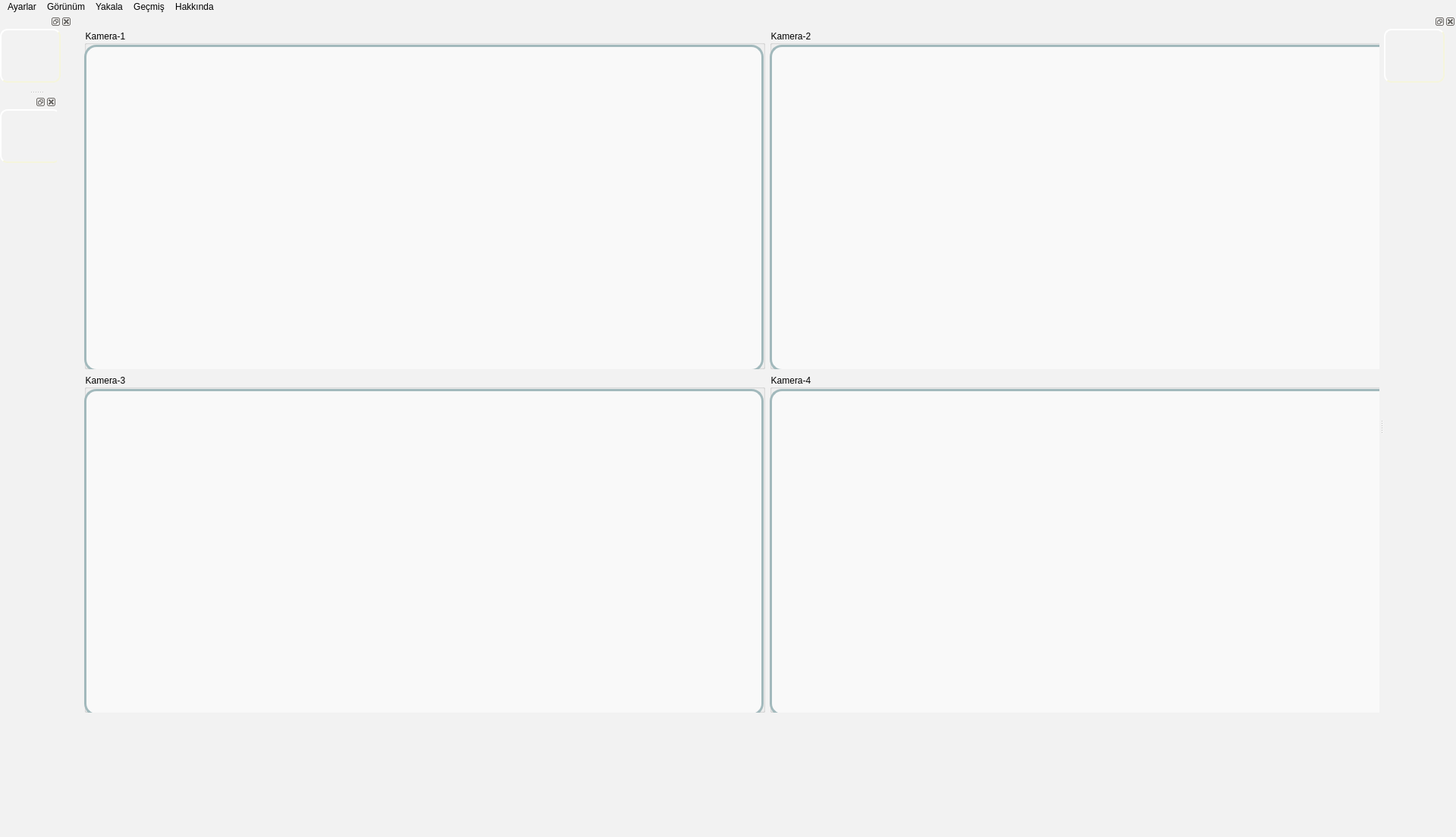
<?xml version="1.0" encoding="UTF-8"?>
<ui version="4.0">
 <class>MainWindow</class>
 <widget class="QMainWindow" name="MainWindow">
  <property name="geometry">
   <rect>
    <x>0</x>
    <y>0</y>
    <width>1920</width>
    <height>1104</height>
   </rect>
  </property>
  <property name="windowTitle">
   <string>Kamera Takip Uygulaması</string>
  </property>
  <property name="windowIcon">
   <iconset>
    <normaloff>../../.designer/backup/icons/camera.ico</normaloff>../../.designer/backup/icons/camera.ico</iconset>
  </property>
  <property name="styleSheet">
   <string notr="true">	background-color: rgb(242, 242, 242);</string>
  </property>
  <widget class="QWidget" name="centralwidget">
   <widget class="QWidget" name="gridLayoutWidget">
    <property name="geometry">
     <rect>
      <x>10</x>
      <y>20</y>
      <width>1801</width>
      <height>901</height>
     </rect>
    </property>
    <layout class="QGridLayout" name="gridLayout">
     <item row="2" column="1">
      <widget class="QGroupBox" name="groupBox_4">
       <property name="styleSheet">
        <string notr="true">font: 25 10pt &quot;Bahnschrift&quot;;</string>
       </property>
       <property name="title">
        <string>Kamera-4</string>
       </property>
       <widget class="QGraphicsView" name="graphicsView_8">
        <property name="geometry">
         <rect>
          <x>0</x>
          <y>20</y>
          <width>896</width>
          <height>431</height>
         </rect>
        </property>
        <property name="styleSheet">
         <string notr="true">border: 3px solid #a2b9bc;
border-radius: 16px;
background: rgba(250,250,250,0.96);</string>
        </property>
        <property name="dragMode">
         <enum>QGraphicsView::ScrollHandDrag</enum>
        </property>
        <property name="resizeAnchor">
         <enum>QGraphicsView::AnchorUnderMouse</enum>
        </property>
       </widget>
      </widget>
     </item>
     <item row="0" column="1">
      <widget class="QGroupBox" name="groupBox_2">
       <property name="styleSheet">
        <string notr="true">font: 25 10pt &quot;Bahnschrift&quot;;</string>
       </property>
       <property name="title">
        <string>Kamera-2</string>
       </property>
       <widget class="QGraphicsView" name="graphicsView_6">
        <property name="geometry">
         <rect>
          <x>0</x>
          <y>20</y>
          <width>896</width>
          <height>431</height>
         </rect>
        </property>
        <property name="styleSheet">
         <string notr="true">border: 3px solid #a2b9bc;
border-radius: 16px;
background: rgba(250,250,250,0.96);</string>
        </property>
        <property name="dragMode">
         <enum>QGraphicsView::ScrollHandDrag</enum>
        </property>
        <property name="resizeAnchor">
         <enum>QGraphicsView::AnchorViewCenter</enum>
        </property>
       </widget>
      </widget>
     </item>
     <item row="0" column="0">
      <widget class="QGroupBox" name="groupBox">
       <property name="styleSheet">
        <string notr="true">font: 25 10pt &quot;Bahnschrift&quot;;</string>
       </property>
       <property name="title">
        <string>Kamera-1</string>
       </property>
       <widget class="QGraphicsView" name="graphicsView_4">
        <property name="geometry">
         <rect>
          <x>0</x>
          <y>20</y>
          <width>896</width>
          <height>431</height>
         </rect>
        </property>
        <property name="styleSheet">
         <string notr="true">border: 3px solid #a2b9bc;
border-radius: 16px;
background: rgba(250,250,250,0.96); </string>
        </property>
        <property name="dragMode">
         <enum>QGraphicsView::ScrollHandDrag</enum>
        </property>
        <property name="resizeAnchor">
         <enum>QGraphicsView::AnchorUnderMouse</enum>
        </property>
       </widget>
      </widget>
     </item>
     <item row="2" column="0">
      <widget class="QGroupBox" name="groupBox_3">
       <property name="styleSheet">
        <string notr="true">font: 25 10pt &quot;Bahnschrift&quot;;</string>
       </property>
       <property name="title">
        <string>Kamera-3</string>
       </property>
       <widget class="QGraphicsView" name="graphicsView_7">
        <property name="geometry">
         <rect>
          <x>0</x>
          <y>20</y>
          <width>896</width>
          <height>431</height>
         </rect>
        </property>
        <property name="styleSheet">
         <string notr="true">border: 3px solid #a2b9bc;
border-radius: 16px;
background: rgba(250,250,250,0.96);</string>
        </property>
        <property name="dragMode">
         <enum>QGraphicsView::ScrollHandDrag</enum>
        </property>
        <property name="resizeAnchor">
         <enum>QGraphicsView::AnchorViewCenter</enum>
        </property>
       </widget>
      </widget>
     </item>
    </layout>
   </widget>
  </widget>
  <widget class="QMenuBar" name="menubar">
   <property name="geometry">
    <rect>
     <x>0</x>
     <y>0</y>
     <width>1920</width>
     <height>26</height>
    </rect>
   </property>
   <widget class="QMenu" name="menuG_r_n_m">
    <property name="title">
     <string>Görünüm</string>
    </property>
    <widget class="QMenu" name="menuAra_ubu_u">
     <property name="title">
      <string>Araç Çubuğu</string>
     </property>
     <addaction name="actionMesaj_Penceresi"/>
     <addaction name="actionAyarlar"/>
     <addaction name="actionGe_mi_2"/>
    </widget>
    <addaction name="menuAra_ubu_u"/>
   </widget>
   <widget class="QMenu" name="menuAyarlar">
    <property name="title">
     <string>Ayarlar</string>
    </property>
   </widget>
   <widget class="QMenu" name="menuHakk_nda">
    <property name="title">
     <string>Hakkında</string>
    </property>
   </widget>
   <widget class="QMenu" name="menuYakala">
    <property name="title">
     <string>Yakala</string>
    </property>
   </widget>
   <widget class="QMenu" name="menuGe_mi">
    <property name="title">
     <string>Geçmiş</string>
    </property>
    <addaction name="actionG_r_nt_Tekrarlar_n_izle"/>
    <addaction name="actionYakalanan_G_r_nt_ler"/>
   </widget>
   <addaction name="menuAyarlar"/>
   <addaction name="menuG_r_n_m"/>
   <addaction name="menuYakala"/>
   <addaction name="menuGe_mi"/>
   <addaction name="menuHakk_nda"/>
  </widget>
  <widget class="QDockWidget" name="dockWidget_3">
   <property name="minimumSize">
    <size>
     <width>95</width>
     <height>100</height>
    </size>
   </property>
   <property name="maximumSize">
    <size>
     <width>524287</width>
     <height>100</height>
    </size>
   </property>
   <property name="contextMenuPolicy">
    <enum>Qt::NoContextMenu</enum>
   </property>
   <property name="styleSheet">
    <string notr="true">background-color: rgb(255, 255, 255,0);</string>
   </property>
   <property name="allowedAreas">
    <set>Qt::LeftDockWidgetArea|Qt::RightDockWidgetArea</set>
   </property>
   <attribute name="dockWidgetArea">
    <number>2</number>
   </attribute>
   <widget class="QWidget" name="dockWidgetContents_3">
    <widget class="QPushButton" name="pushButton">
     <property name="geometry">
      <rect>
       <x>0</x>
       <y>0</y>
       <width>80</width>
       <height>71</height>
      </rect>
     </property>
     <property name="minimumSize">
      <size>
       <width>80</width>
       <height>0</height>
      </size>
     </property>
     <property name="maximumSize">
      <size>
       <width>80</width>
       <height>16777215</height>
      </size>
     </property>
     <property name="baseSize">
      <size>
       <width>100</width>
       <height>0</height>
      </size>
     </property>
     <property name="cursor">
      <cursorShape>OpenHandCursor</cursorShape>
     </property>
     <property name="styleSheet">
      <string notr="true">
    border-style: outset;
    border-width: 2px;
    border-radius: 10px;
    border-color: beige;
    font: bold 14px;
    padding: 6px;</string>
     </property>
     <property name="text">
      <string/>
     </property>
     <property name="icon">
      <iconset>
       <normaloff>icons/camera.ico</normaloff>icons/camera.ico</iconset>
     </property>
     <property name="iconSize">
      <size>
       <width>60</width>
       <height>60</height>
      </size>
     </property>
    </widget>
   </widget>
  </widget>
  <widget class="QDockWidget" name="dockWidget_5">
   <property name="minimumSize">
    <size>
     <width>95</width>
     <height>100</height>
    </size>
   </property>
   <property name="maximumSize">
    <size>
     <width>524287</width>
     <height>100</height>
    </size>
   </property>
   <property name="styleSheet">
    <string notr="true">background-color: rgb(255, 255, 255,0);</string>
   </property>
   <property name="windowTitle">
    <string notr="true"/>
   </property>
   <attribute name="dockWidgetArea">
    <number>1</number>
   </attribute>
   <widget class="QWidget" name="dockWidgetContents_7">
    <widget class="QPushButton" name="pushButton_4">
     <property name="geometry">
      <rect>
       <x>0</x>
       <y>0</y>
       <width>80</width>
       <height>71</height>
      </rect>
     </property>
     <property name="cursor">
      <cursorShape>OpenHandCursor</cursorShape>
     </property>
     <property name="acceptDrops">
      <bool>false</bool>
     </property>
     <property name="styleSheet">
      <string notr="true">
    border-style: outset;
    border-width: 2px;
    border-radius: 10px;
    border-color: beige;
    font: bold 14px;
    padding: 6px;</string>
     </property>
     <property name="text">
      <string/>
     </property>
     <property name="icon">
      <iconset>
       <normaloff>icons/settings.png</normaloff>icons/settings.png</iconset>
     </property>
     <property name="iconSize">
      <size>
       <width>60</width>
       <height>60</height>
      </size>
     </property>
    </widget>
   </widget>
  </widget>
  <widget class="QDockWidget" name="dockWidget_7">
   <property name="minimumSize">
    <size>
     <width>75</width>
     <height>100</height>
    </size>
   </property>
   <property name="maximumSize">
    <size>
     <width>75</width>
     <height>100</height>
    </size>
   </property>
   <property name="styleSheet">
    <string notr="true">background-color: rgb(255, 255, 255,0);</string>
   </property>
   <attribute name="dockWidgetArea">
    <number>1</number>
   </attribute>
   <widget class="QWidget" name="dockWidgetContents_9">
    <widget class="QPushButton" name="pushButton_6">
     <property name="geometry">
      <rect>
       <x>0</x>
       <y>0</y>
       <width>80</width>
       <height>71</height>
      </rect>
     </property>
     <property name="cursor">
      <cursorShape>OpenHandCursor</cursorShape>
     </property>
     <property name="styleSheet">
      <string notr="true">
    border-style: outset;
    border-width: 2px;
    border-radius: 10px;
    border-color: beige;
    font: bold 14px;
    padding: 6px;</string>
     </property>
     <property name="text">
      <string/>
     </property>
     <property name="icon">
      <iconset>
       <normaloff>icons/history.ico</normaloff>icons/history.ico</iconset>
     </property>
     <property name="iconSize">
      <size>
       <width>60</width>
       <height>60</height>
      </size>
     </property>
    </widget>
   </widget>
  </widget>
  <action name="actionMesajlar_Penceresi">
   <property name="checkable">
    <bool>true</bool>
   </property>
   <property name="checked">
    <bool>true</bool>
   </property>
   <property name="text">
    <string>Mesajlar Penceresi</string>
   </property>
  </action>
  <action name="actionYakala">
   <property name="text">
    <string>Yakala</string>
   </property>
   <property name="shortcut">
    <string>F2</string>
   </property>
  </action>
  <action name="actionG_r_nt_Tekrarlar_n_izle">
   <property name="text">
    <string>Görüntü Tekrarlarını izle</string>
   </property>
  </action>
  <action name="actionYakalanan_G_r_nt_ler">
   <property name="text">
    <string>Yakalanan Görüntüler</string>
   </property>
  </action>
  <action name="actionAyalar">
   <property name="checkable">
    <bool>true</bool>
   </property>
   <property name="checked">
    <bool>true</bool>
   </property>
   <property name="text">
    <string>Ayalar</string>
   </property>
  </action>
  <action name="actionGe_mi">
   <property name="checkable">
    <bool>true</bool>
   </property>
   <property name="text">
    <string>Geçmiş</string>
   </property>
  </action>
  <action name="actionMesaj_Penceresi">
   <property name="checkable">
    <bool>true</bool>
   </property>
   <property name="checked">
    <bool>true</bool>
   </property>
   <property name="text">
    <string>Mesaj Penceresi</string>
   </property>
  </action>
  <action name="actionAyarlar">
   <property name="checkable">
    <bool>true</bool>
   </property>
   <property name="checked">
    <bool>true</bool>
   </property>
   <property name="text">
    <string>Ayarlar</string>
   </property>
  </action>
  <action name="actionGe_mi_2">
   <property name="checkable">
    <bool>true</bool>
   </property>
   <property name="checked">
    <bool>true</bool>
   </property>
   <property name="text">
    <string>Geçmiş</string>
   </property>
  </action>
 </widget>
 <resources/>
 <connections/>
</ui>
